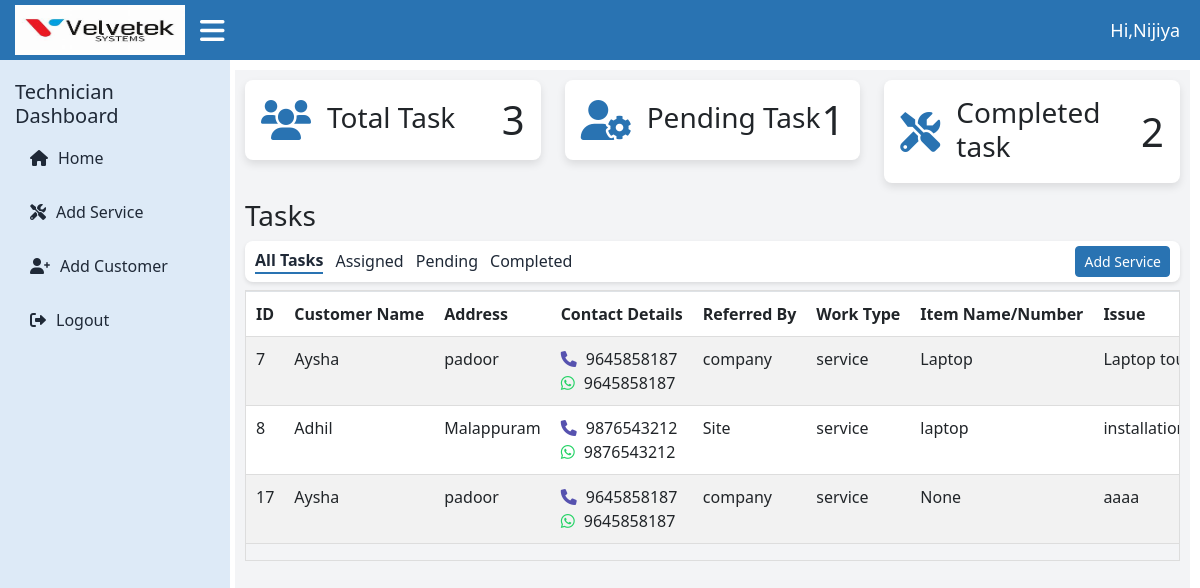
The page /technician-dashboard/ (signed in) on the database as committed earlier.
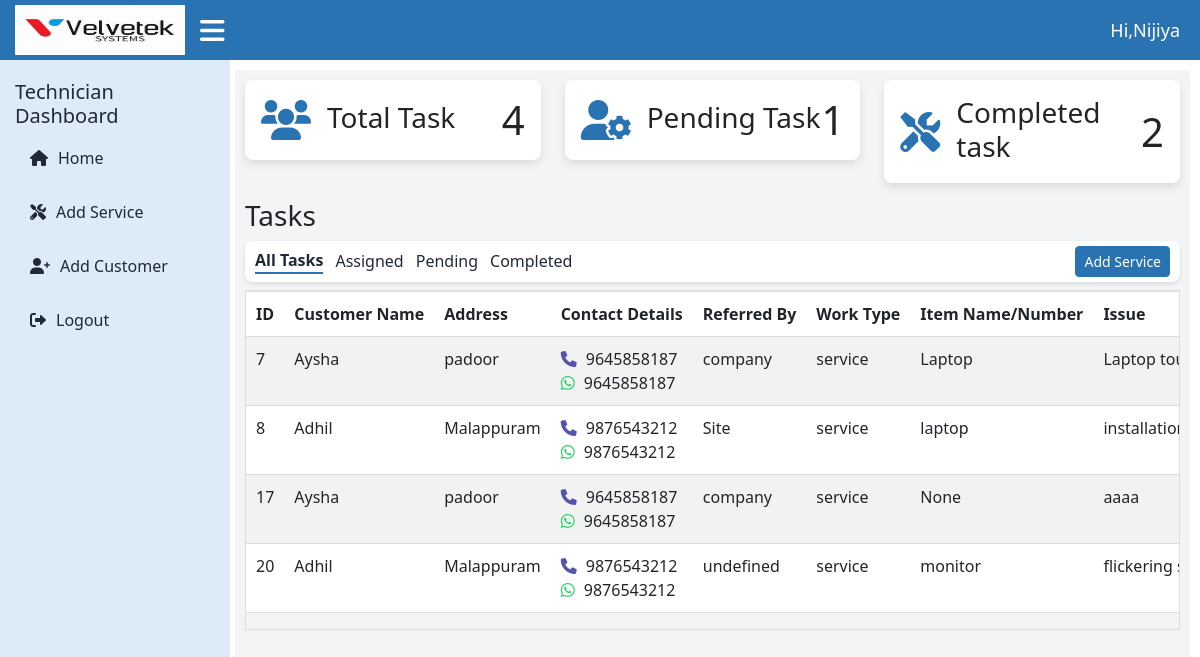
The same page on the database as committed later.
### velvetekapp/models.py (models this page shows, shortened)
class Apply(models.Model):
    customer = models.ForeignKey(Customer, on_delete=models.CASCADE,blank=True,null=True)
    name=models.CharField(max_length=255,null=True)
    address = models.TextField(null=True)
    contact_number = models.CharField(max_length=15,null=True)
    whatsapp_number = models.CharField(max_length=15,null=True)
    referred_by =models.CharField(max_length=255,null=True)
    service_by = models.ForeignKey(CustomUser, on_delete=models.CASCADE)
    WORK_TYPE_CHOICES=[
        ('sale','sale'),('service','service'),
    ]
    work_type=models.CharField(max_length=10,choices=WORK_TYPE_CHOICES,default='sale')
    item_name_or_number = models.CharField(max_length=255,null=True)
    issue = models.TextField(blank=True,null=True) #applicable for 'services'
    photos_of_item =models.TextField(null=True, blank=True)
    estimation_document =models.FileField(upload_to='pdf',null=True,blank=True)
    estimated_price = models.CharField(max_length=255)
    estimated_date = models.DateField(null=True)
    any_other_comments = models.CharField(max_length=255,null=True,blank=True)
    created_at = models.DateField(default=timezone.now)
    def get_photos(self):
        return self.photos_of_item.split(",") if self.photos_of_item else []

### loginapp/views.py (the view, shortened to what this page needs)
# urls.py: path('technician-dashboard/', technician_dashboard, name='technician_dashboard'),
@login_required
def technician_dashboard(request):
    technician_customers = Apply.objects.filter(service_by=request.user) if request.user.is_authenticated else None
    total_services = technician_customers.count() if technician_customers else 0
    pending_task = CurrentStatus.objects.filter(technician_name=request.user.username, status="Pending").count()
    completed_task = CurrentStatus.objects.filter(technician_name=request.user.username, status="Completed").count()
    details = None
    users = CustomUser.objects.all()
    if 'contact_number' in request.GET:
        contact_number = request.GET.get('contact_number', '').strip()
        try:
            details = Customer.objects.get(contact_number=contact_number)
        except Customer.DoesNotExist:
            messages.info(request, "No customer found with this contact number. You can add their details.")
    context = {
        'technician_customers': technician_customers,
        'users': users,
        'details': details,
        'total_services': total_services,
        'pending_task': pending_task,
        'completed_task': completed_task,
        'MEDIA_URL': settings.MEDIA_URL,
    }
    return render(request, 'technician_dashboard.html', context)

### templates/technician_dashboard.html (shortened to what the changed rows need)
<!DOCTYPE html>
{% load static %}
<html lang="en">
<head>
  <link href="https://cdn.jsdelivr.net/npm/bootstrap-icons/font/bootstrap-icons.css" rel="stylesheet">
  <link href="https://cdn.jsdelivr.net/npm/bootstrap@5.3.0/dist/css/bootstrap.min.css" rel="stylesheet">
<link href="https://cdn.jsdelivr.net/npm/lightbox2@2.11.3/dist/css/lightbox.min.css" rel="stylesheet">
  <link href="https://cdnjs.cloudflare.com/ajax/libs/font-awesome/6.0.0/css/all.min.css" rel="stylesheet">
  <link rel="stylesheet" href="{% static 'assets/css/admin_dashboard.css' %}">
</head>
<body>
  {% block content %}
  <div class="main-content">
    <div class="row">
      <div class="col-md-4">
        <div class="card p-3 mb-3">
          <div class="d-flex align-items-center">
            <i class="fas fa-users card-icon me-3"></i>
            <div>
              <h3 class="mb-1">Total Task</h3>
            </div>
            <h1 class="ms-auto mb-0">{{ total_services }}</h1>
          </div>
        </div>
      </div>
      <div class="col-md-4">
        <div class="card p-3 mb-3">
          <div class="d-flex align-items-center">
            <h1 class="ms-auto mb-0">{{ pending_task }}</h1>
          </div>
        </div>
      </div>
      <div class="col-md-4">
        <div class="card p-3 mb-3">
          <div class="d-flex align-items-center">
            <h1 class="ms-auto mb-0">{{ completed_task }}</h1>
          </div>
        </div>
      </div>
    </div>
  <div class="table-responsive mt-2">
    <table class="table table-striped table-bordered">
      <thead>
        <tr>
          <th>ID</th>
          <th>Customer Name</th>
          <th>Address</th>
          <th style="width: 18%;">Contact Details</th>
          <th>Referred By</th>
          <th>Work Type</th>
          <th>Item Name/Number</th>
          <th colspan="2">Issue</th>
        </tr>
      </thead>
      <tbody>
        {% for service in technician_customers %}
        <tr>
          <td>{{ service.id }}</td>
          <td>{{ service.name }}</td>
          <td>{{ service.address }}</td>
          <td>
            <div>
              <i class="fa fa-phone" aria-hidden="true"></i>
              {% if service.contact_number|slice:":1" == "+" %}
                {{ service.contact_number|slice:"3:" }}
              {% else %}
                {{ service.contact_number }}
              {% endif %}
            </div>
            <div>
              <i class="fab fa-whatsapp" aria-hidden="true"></i>
              {% if service.whatsapp_number|slice:":1" == "+" %}
                {{ service.whatsapp_number|slice:"3:" }}
              {% else %}
                {{ service.whatsapp_number }}
              {% endif %}
            </div>
          </td>
          <td>{{ service.referred_by }}</td>
          <td>{{ service.get_work_type_display }}</td>
          <td>{{ service.item_name_or_number }}</td>
          <td colspan="2">{{ service.issue }}</td>
      </tr>
{% endfor %}
</tbody>
  </table>
</div>
{% endblock %}
</body>
</html>

Rows that differ between the two databases and show on the page:
added Apply: id "20", name "Adhil", address "Malappuram", contact_number "9876543212", whatsapp_number "9876543212", referred_by "undefined", work_type "service", item_name_or_number "monitor", issue "flickering…"
Other text that changed with them:
{{ total_services }}: "3" → "4"
